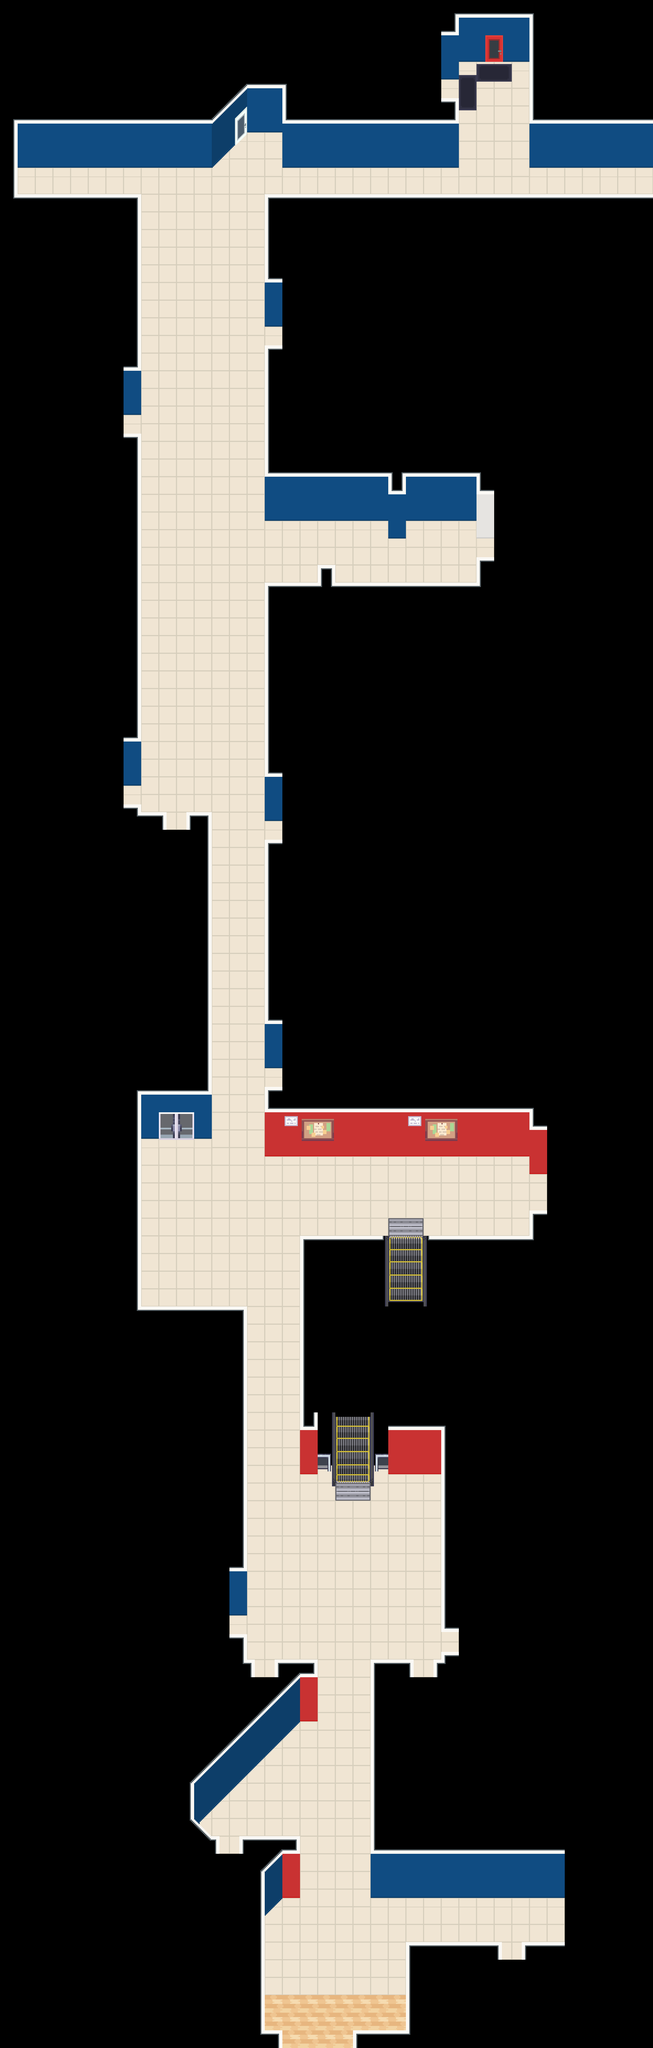

This is a level from a 2D game, rendered from its Tiled map with the project's own tilesets. A one-line summary and the map file follow, with tile-layer data summarised:
An orthogonal 37x116 tile map with 64x64 px tiles, 2 tile layers (Floor, Furnishing), 3 tilesets and 127 objects (11x Player, Character).

<map version="1.10" tiledversion="1.11.2" orientation="orthogonal" renderorder="right-down" width="37" height="116" tilewidth="64" tileheight="64" infinite="0" nextlayerid="6" nextobjectid="194">
 <properties>
  <property name="display_name" value="Level 3" />
 </properties>
 <tileset firstgid="1" name="LCB_furnishing" tilewidth="64" tileheight="64" tilecount="589" columns="19">
  <image source="../../graphics/tilesets/furnishing.png" width="1216" height="1984" />
 </tileset>
 <tileset firstgid="590" source="../tilesets/LCB_indoor.tsx" />
 <tileset firstgid="1640" name="LCB_furnishing" tilewidth="64" tileheight="64" tilecount="589" columns="19">
  <image source="../../graphics/tilesets/furnishing.png" width="1216" height="1984" />
 </tileset>
 <layer id="1" name="Floor" width="37" height="116">
  <data>[4292 cells, 1521 non-empty, 78 distinct tile ids]</data>
 </layer>
 <layer id="2" name="Furnishing" width="37" height="116">
  <data>[4292 cells, 80 non-empty, 44 distinct tile ids]</data>
 </layer>
 <objectgroup id="5" name="Entities">
  <object id="2" name="Player" x="640" y="4224">
   <properties>
    <property name="direction" value="down" />
    <property name="pos" value="main_3_reception" />
   </properties>
   <point />
  </object>
  <object id="7" name="Character" x="1024.91" y="4351.81">
   <properties>
    <property name="character_id" value="Cortana" />
    <property name="direction" value="down" />
    <property name="graphic" value="cortana" />
    <property name="radius" value="0" />
   </properties>
   <point />
  </object>
  <object id="11" name="Player" x="896" y="3904">
   <properties>
    <property name="direction" value="left" />
    <property name="pos" value="main_3_room1" />
   </properties>
   <point />
  </object>
  <object id="161" name="Player" x="896" y="3008">
   <properties>
    <property name="direction" value="left" />
    <property name="pos" value="main_3_room2" />
   </properties>
   <point />
  </object>
  <object id="163" name="Player" x="895.75" y="1186">
   <properties>
    <property name="direction" value="left" />
    <property name="pos" value="main_3_room3" />
   </properties>
   <point />
  </object>
  <object id="171" name="Player" x="959.5" y="5850">
   <properties>
    <property name="direction" value="right" />
    <property name="pos" value="main_3_hall8" />
   </properties>
   <point />
  </object>
  <object id="172" name="Player" x="960" y="5952">
   <properties>
    <property name="direction" value="up" />
    <property name="pos" value="main_3_hall3" />
   </properties>
   <point />
  </object>
  <object id="173" name="Player" x="896" y="576">
   <properties>
    <property name="direction" value="down" />
    <property name="pos" value="main_3_hall2" />
   </properties>
   <point />
  </object>
  <object id="176" name="Player" x="1536" y="5952">
   <properties>
    <property name="direction" value="up" />
    <property name="pos" value="main_3_lab3" />
   </properties>
   <point />
  </object>
  <object id="177" name="Player" x="1875.33" y="4312">
   <properties>
    <property name="direction" value="left" />
    <property name="pos" value="main_3_lab4" />
   </properties>
   <point />
  </object>
  <object id="179" name="Player" x="832" y="6620.75">
   <properties>
    <property name="direction" value="up" />
    <property name="pos" value="main_3_hall9" />
   </properties>
   <point />
  </object>
  <object id="181" name="Player" x="575.75" y="2850.5">
   <properties>
    <property name="direction" value="right" />
    <property name="pos" value="main_3_hall1" />
   </properties>
   <point />
  </object>
 </objectgroup>
 <objectgroup id="4" name="Collisions">
  <object id="15" x="1007.33" y="7354.67" width="18.6667" height="68.6667" />
  <object id="16" x="940.667" y="7330" width="84" height="44" />
  <object id="17" x="936.667" y="6780" width="26.6667" height="576" />
  <object id="20" x="959.333" y="6831.33" width="66.6667" height="22.6667" />
  <object id="21" x="1022.67" y="6802.67" width="68" height="31.3333" />
  <object id="22" x="1080" y="6654.67" width="10.6667" height="180.667" />
  <object id="25" x="1343.33" y="6784.67" width="704" height="30" />
  <object id="26" x="1334.67" y="6013.33" width="13.3333" height="801.333" />
  <object id="27" x="1086.67" y="6144" width="69" height="26.6667" />
  <object id="28" x="1137.33" y="6016" width="18.6667" height="136" />
  <object id="37" x="869.333" y="6628.67" width="219.333" height="37.3333" />
  <object id="38" x="761.333" y="6630.67" width="32.6667" height="36.6667" />
  <object id="39" x="994.667" y="5989.33" width="156.667" height="32" />
  <object id="40" x="894" y="6008.67" width="28" height="12" />
  <object id="41" x="888.667" y="5926" width="9.33333" height="95.3333" />
  <object id="45" x="826" y="5771.33" width="69.3333" height="24" />
  <object id="46" x="825.333" y="5923.09" width="71.3333" height="19.3333" />
  <object id="48" x="877.333" y="4722" width="20" height="1050" />
  <object id="49" x="1337.33" y="5986" width="161.333" height="32.6667" />
  <object id="50" x="1572.67" y="6004" width="32.6667" height="16.6667" />
  <object id="51" x="1483" y="6012.67" width="18" height="69.3333" />
  <object id="52" x="1571.67" y="6017" width="17.3333" height="63.3333" />
  <object id="53" x="1600" y="5906.67" width="64" height="12.6667" />
  <object id="54" x="1597.33" y="5980" width="68.6667" height="12" />
  <object id="55" x="1592.67" y="5988" width="14.6667" height="20" />
  <object id="57" x="1596" y="5161.33" width="22" height="746.667" />
  <object id="58" x="1408" y="5248.67" width="188" height="30" />
  <object id="59" x="1358" y="5272" width="51.3333" height="19.3333" />
  <object id="60" x="1342.67" y="5116.67" width="17.3333" height="271.333" />
  <object id="61" x="1150" y="5265.33" width="48.6667" height="20.6667" />
  <object id="62" x="1198.67" y="5118" width="19.3333" height="268.667" />
  <object id="63" x="1086.67" y="5246.67" width="66.6667" height="25.3333" />
  <object id="64" x="1083.33" y="4465.33" width="21.3333" height="784" />
  <object id="65" x="1084.67" y="4446" width="323.333" height="40" />
  <object id="66" x="1392.67" y="4482.67" width="18.6667" height="258" />
  <object id="67" x="1536.67" y="4447.67" width="383.333" height="39" />
  <object id="68" x="1531.33" y="4477.33" width="20.6667" height="260.667" />
  <object id="69" x="1915.33" y="4387.33" width="24" height="106" />
  <object id="70" x="1916" y="4370.67" width="69.3333" height="22.6667" />
  <object id="71" x="1920" y="4164" width="62.6667" height="22" />
  <object id="72" x="957.333" y="3926" width="959.333" height="192" />
  <object id="73" x="1910" y="4102" width="16" height="83.3333" />
  <object id="74" x="510.667" y="4044" width="260" height="30" />
  <object id="75" x="494" y="3944.67" width="22.6667" height="808.667" />
  <object id="76" x="511.333" y="4707.33" width="375.333" height="47.3333" />
  <object id="77" x="754" y="2940.67" width="16" height="1129.34" />
  <object id="78" x="678" y="2914.83" width="86.6667" height="39.1667" />
  <object id="79" x="674" y="2944" width="20.6667" height="67.3333" />
  <object id="80" x="588.667" y="2942" width="18" height="70" />
  <object id="81" x="507.333" y="2912.33" width="96" height="44.3333" />
  <object id="82" x="500.667" y="2912" width="13.3333" height="46" />
  <object id="83" x="446" y="2751.33" width="66.6667" height="29.3333" />
  <object id="84" x="444.667" y="2902" width="58.6667" height="29.3333" />
  <object id="85" x="492.667" y="1569.33" width="20" height="1186" />
  <object id="86" x="446" y="1554.67" width="67.3333" height="35.3333" />
  <object id="87" x="447.333" y="1410.67" width="65.3333" height="28" />
  <object id="89" x="500" y="699.333" width="13.3333" height="714" />
  </objectgroup>
 <objectgroup id="3" name="Transition">
  <!-- 11 objects omitted --></objectgroup>
</map>
<!-- 58 of 127 objects omitted -->